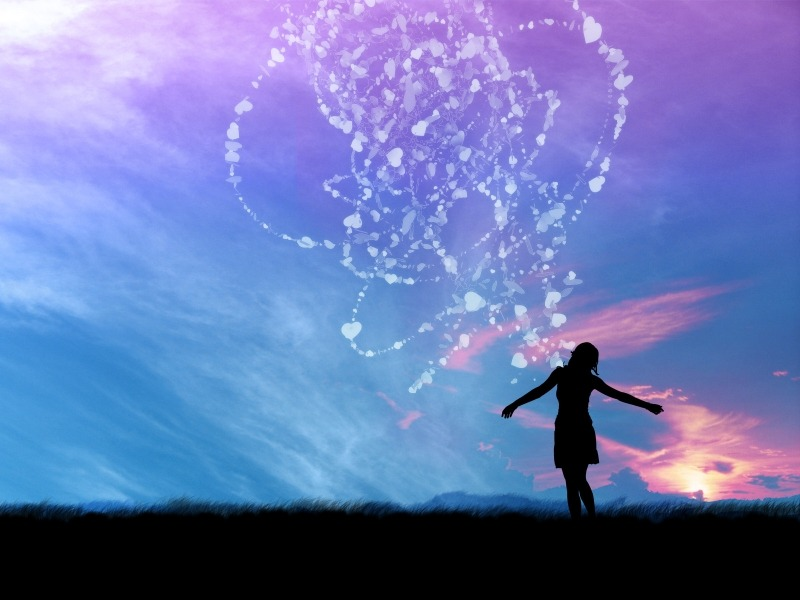
#> input picture OpenCV/images/example1.jpg, 800 x 600 px, found by its file name
$ python Ex8-2.MixImage.py
#> lines starting #> are read from the running program, lines starting #| are printed output that depends on the picture
import numpy as np
import cv2

def onMouse(x):
    pass

def imgBlending(imgfile1, imgfile2):
    img1 = cv2.imread(imgfile1)
#> img1 is the input picture: shape (600, 800, 3); mean B, G, R 178.6, 120.2, 105.8
    img2 = cv2.imread(imgfile2)
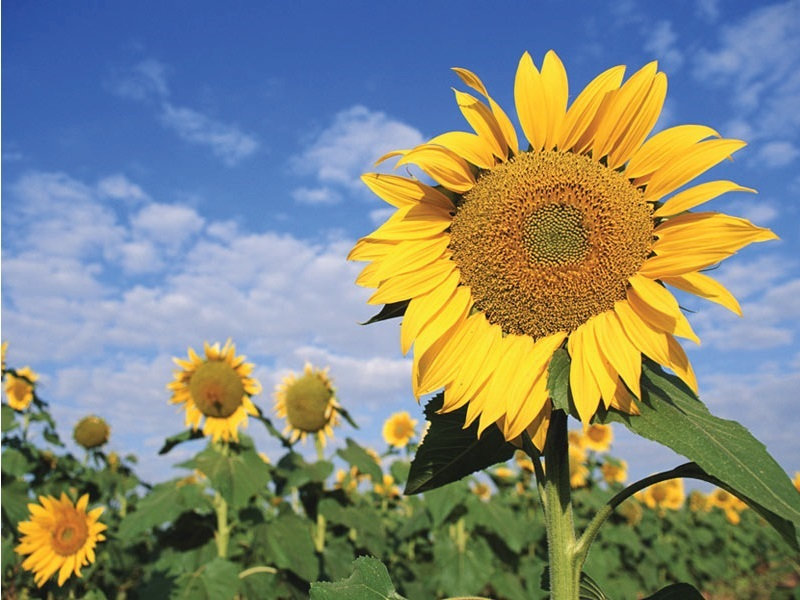
#> input picture OpenCV/images/example2.jpg, 800 x 600 px, found by its file name
#> img2 is the input picture: shape (600, 800, 3); mean B, G, R 123.1, 136.1, 130.3

    cv2.namedWindow('ImgPane')
    cv2.createTrackbar('MIXING', 'ImgPane', 0, 100, onMouse)
#> slider 'MIXING' is set to 33
    mix = cv2.getTrackbarPos('MIXING', 'ImgPane')

    while True:
        img = cv2.addWeighted(img1, float(100-mix)/100, img2, float(mix)/100, 0)
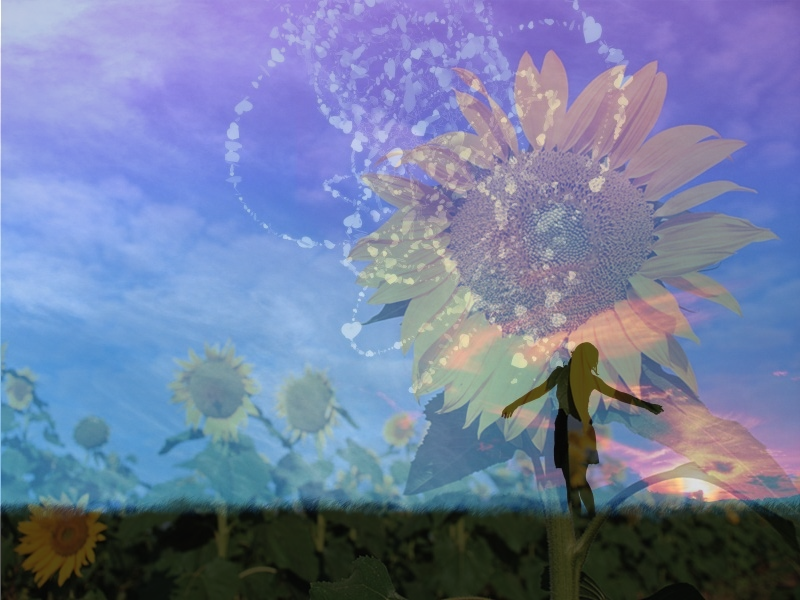
#> img: shape (600, 800, 3); mean B, G, R 160.3, 125.4, 113.9
        cv2.imshow('ImgPane', img)

        k = cv2.waitKey(1)
#> (key Esc is pressed here)
        if k == 27:
            break

        mix = cv2.getTrackbarPos('MIXING', 'ImgPane')

    cv2.destroyAllWindows()

imgBlending('E:/Python_Study/OpenCV/images/example1.jpg', 'E:/Python_Study/OpenCV/images/example2.jpg')
